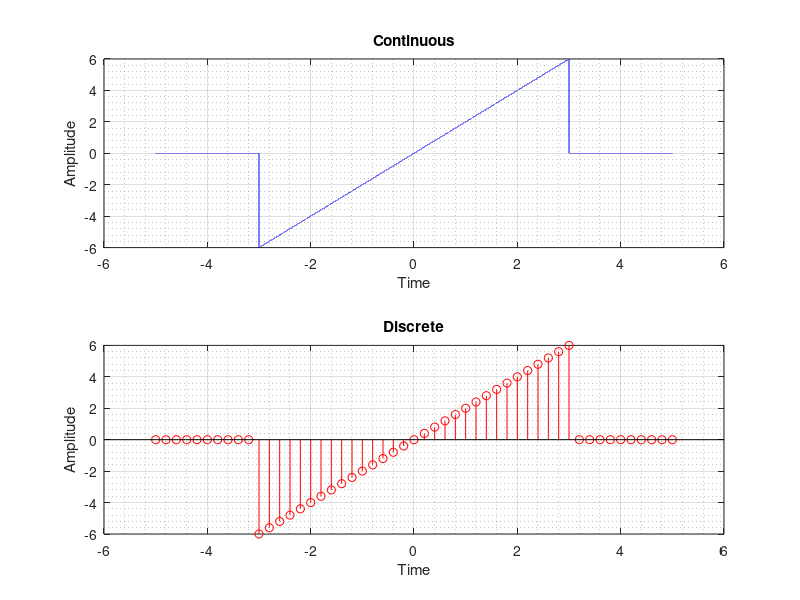

MATLAB code to generate this figure:
% Program to generate signal of function : x[n] = 2n , -3 <= n <= 3 zero otherwise
clc; clear all;

x = -5:0.0001:5; % Domain, Sampled 0.00001 apart
y = 2.*x; % Point wise multiplication
y (x>3) = 0;
y (x<-3) = 0;

figure('Name','Function Generation','NumberTitle','off','Color','w')
subplot(2,1,1);
plot(x,y,'b'), grid on, grid minor % continuous line 2D plot
title('Continuous')
xlabel('Time')
ylabel('Amplitude')

p = -5:0.2:5; % Domain, Sampled 0.2 sec. apart
q = 2.*p;
q (p>3) = 0;
q (p<-3) = 0;

subplot(2,1,2);
stem(p,q,'r'), grid on, grid minor % Discrete data 2D plot
title('Discrete')
xlabel('Time')
ylabel('Amplitude')

print('-clipboard','-dbitmap')
